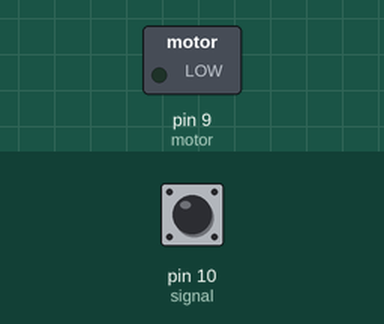
This sketch was run on a simulated Arduino Uno, built with avr-gcc and run on an emulated ATmega328P. Parts: switched loads named in the sketch (green lamp = pin HIGH). The test bench sets the inputs (shaded band); at power-on: pin 10 (signal) HIGH.

Above: at 1.2 s.
1.3 s: pin 10 (signal) pulled LOW for 0.15 s
At 2.6 s:
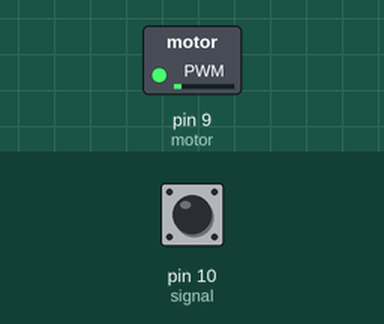
2.9 s: pin 10 (signal) pulled LOW for 1 s
At 5.1 s:
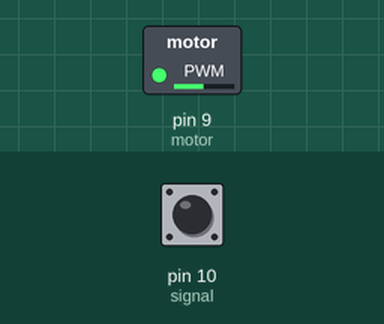
5.4 s: pin 10 (signal) pulled LOW for 0.15 s
At 6.0 s:
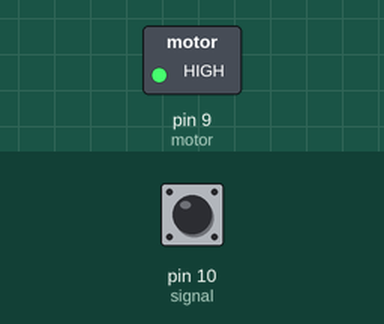
Timing chart, 0 to 8.4 s (numbered marks = the images above; inputs shaded):
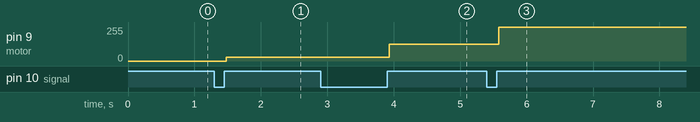

The sketch:

BLKLab_PRJ45_Mach_Dieu_Khien_Toc_Do_Dong_Co_DC_Tu_Xa.ino
```cpp
int signal = 10,                                //Khai báo chân nhận tín hiệu từ đèn hồng ngoại
    motor = 9,                                  //Khai báo chân điều khiển motor
    lastSignalStage = 1,                        //Biến lưu trạng thái nhận từ đầu vào
    flag = 1,                                   //Cờ chống nhấn giữ
    count = 0;                                  //Biến đếm số lần nhận tín hiệu
unsigned long lastDebonceTime;

void setup() {
  pinMode(motor,OUTPUT);                        //Cài đặt chức năng cho các chân vừa khai báo
  pinMode(signal, INPUT_PULLUP);
}
void loop() {
  if(digitalRead(signal)!=lastSignalStage){     //Phát hiện tín hiệu từ led hồng ngoại
    lastDebonceTime=millis();                   //Ghim mốc thời gian lần cuối thay đổi trạng thái tín hiệu
    lastSignalStage=digitalRead(signal);        //Ghi nhận trạng thái tín hiệu cuối cùng nhận được
  }
  if((millis()-lastDebonceTime)>=30){           //Sau 30ms kể từ lần cuối tín hiệu bị thay đổi , bắt đầu kiểm tra
    if(digitalRead(signal)!=flag){              //Nếu trạng thái tín hiệu khác với cờ thì đảo trạng thái cờ
      flag=digitalRead(signal);                 //Ghim lại trạng thái cờ trùng với trạng thái của nút nhấn để biến đếm không bị tăng nhiều lần khi tín hiệu phát giữ lâu
      if(flag==1){
        count++;                                //Tăng biến đếm 1 đơn vị với mỗi lần nhận tín hiệu
        count=count%4;                          //Chia 4 lấy dư để chỉ ghi nhận 4 trạng thái của động cơ DC
      }
    }
  }
  if(count==0){                                //Trạng thái 1
    digitalWrite(motor,0);                     //Tắt động cơ
  }
  if(count==1){                                //Trạng thái 2
    analogWrite(motor,30);                     //Động cơ quay chậm
  }
  if(count==2){                                //Trạng thái 3
    analogWrite(motor,125);                    //Động cơ quay tốc độ vừa phải
  }
  if(count==3){                                //Trạng thái 4
    analogWrite(motor,255);                    //Động cơ quay nhanh
  }

}
```

Measured:
- after the input at 1.3 s, pin 9 (motor): 0/255 → 30/255 after 0.18 s
- after the input at 2.9 s, pin 9 (motor): 30/255 → 125/255 after 1.0 s
- after the input at 5.4 s, pin 9 (motor): 125/255 → 255/255 after 0.18 s
